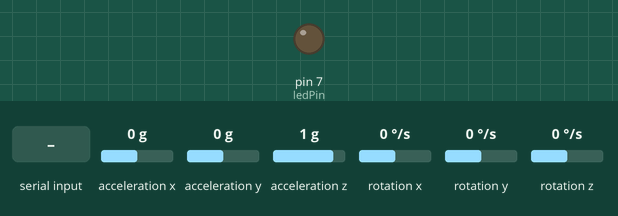
This sketch was run on a simulated Arduino Uno, built with avr-gcc and run on an emulated ATmega328P. On the bench: output pins drawn as LEDs (lit = HIGH). Inputs (shaded band) come from the test bench; at power-on: acceleration x 0 g, acceleration y 0 g, acceleration z 1 g, rotation x 0 °/s, rotation y 0 °/s, rotation z 0 °/s. What the sketch prints to the serial monitor is not drawn.

Above: at 1.2 s.
1.3 s: "O" received over Serial
At 1.9 s:
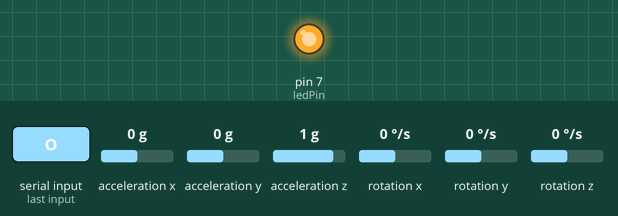
5.8 s: "F" received over Serial
At 6.6 s:
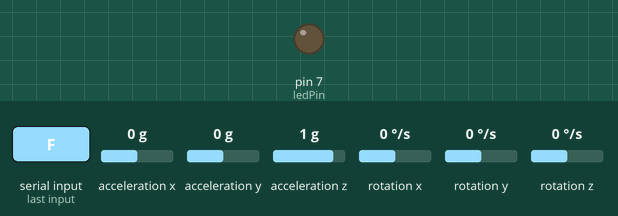
Timing chart, 0 to 8.8 s (numbered marks = the images above; inputs shaded):
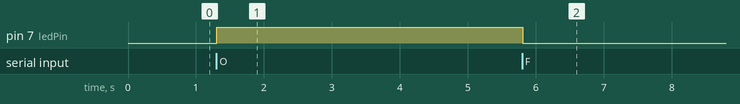

Measured:
- after the input at 1.3 s, pin 7 (ledPin): LOW → HIGH at once
- after the input at 5.8 s, pin 7 (ledPin): HIGH → LOW at once

The sketch:

Task1.1.ino
```cpp
#include <Wire.h>
#include <MPU6050.h>

MPU6050 mpu;

// --- DEFINE YOUR LED PIN HERE ---
const int ledPin = 7; // Fill in

void setup() {
  Serial.begin(9600);
  Wire.begin();
  mpu.initialize();

  if (!mpu.testConnection()) {
    Serial.println("MPU6050 connection failed!");
    while (1);
  }

  pinMode(ledPin, OUTPUT);
  digitalWrite(ledPin, LOW); // Start with LED off
}

void loop() {
  // 1. Read motion data
  int16_t ax, ay, az, gx, gy, gz;
  mpu.getMotion6(&ax, &ay, &az, &gx, &gy, &gz);

  // 2. Send formatted data to Python (ax,ay,az)
  Serial.print(ax); Serial.print(',');
  Serial.print(ay); Serial.print(',');
  Serial.println(az);

  // 3. Listen for commands from Python to control the LED
  if (Serial.available() > 0) {
    char cmd = Serial.read();
    if (cmd == 'O') {
      digitalWrite(ledPin, HIGH); // Turn LED ON
    }
    else if (cmd == 'F') {
      digitalWrite(ledPin, LOW);  // Turn LED OFF
    }
  }

  delay(50); // Small delay for stability
}
```
